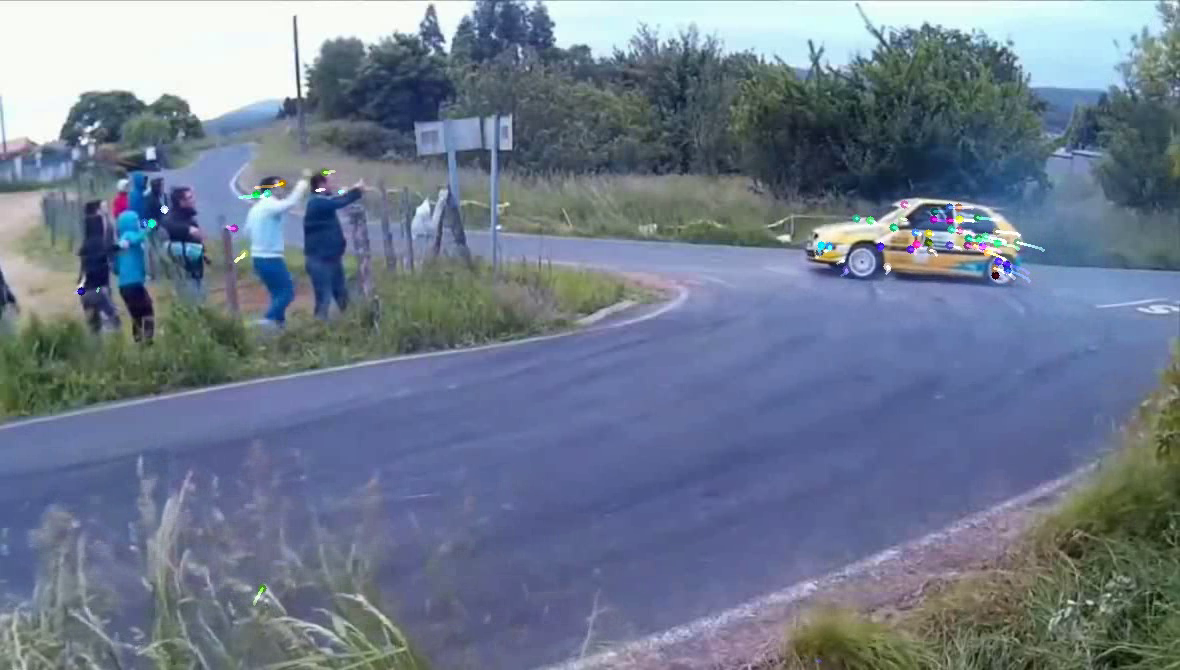
#> input picture frame 6 of workshop3/output2.avi, 1180 x 670 px, given in place of rally.avi, which was not available
$ python workshop3.py   (older library calls are emulated)
#> lines starting #> are read from the running program, lines starting #| are printed output that depends on the picture; pictures that were not available may be replaced by others from this repository, and a replacement may not be noted
import numpy as np
import cv2.cv2
import matplotlib.pyplot as plt


# [83 lines left out: functions orb_stitcher, allign_sizes, stitching_demo, not called in this run]


def of_demo():
    pixels_cut = 50
    pixels_cut_left = 100

    cap = cv2.VideoCapture('rally.avi')
    # cap = cv2.VideoCapture('input.mp4')

    fourcc = cv2.VideoWriter_fourcc(*'XVID')

    # params for ShiTomasi corner detection
    feature_params = dict(maxCorners=1000,
                          qualityLevel=0.2,
                          minDistance=7,
                          blockSize=7)

    # Parameters for lucas kanade optical flow
    lk_params = dict(winSize=(35, 35),
                     maxLevel=4,
                     criteria=(cv2.TERM_CRITERIA_EPS | cv2.TERM_CRITERIA_COUNT, 10, 0.03))

    # Create some random colors
    color = np.random.randint(0, 255, (1000, 3))

    # Take first frame and find corners in it

    ret, old_frame = cap.read()
#> old_frame is the input picture: shape (670, 1180, 3); mean B, G, R 141.9, 122.5, 110.5
    old_frame = old_frame[:-pixels_cut, pixels_cut_left:, :]
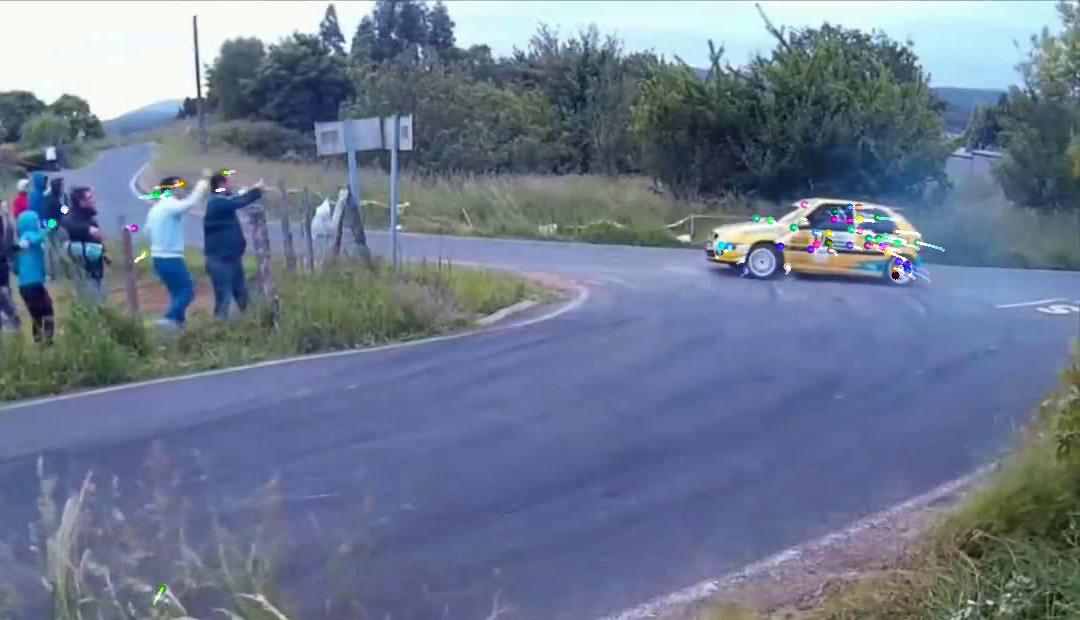
#> old_frame: shape (620, 1080, 3); mean B, G, R 143.5, 121.4, 108.4
    out = cv2.VideoWriter('output2.avi', fourcc, 30.0, (old_frame.shape[1], old_frame.shape[0]))

    old_gray = cv2.cvtColor(old_frame, cv2.COLOR_BGR2GRAY)
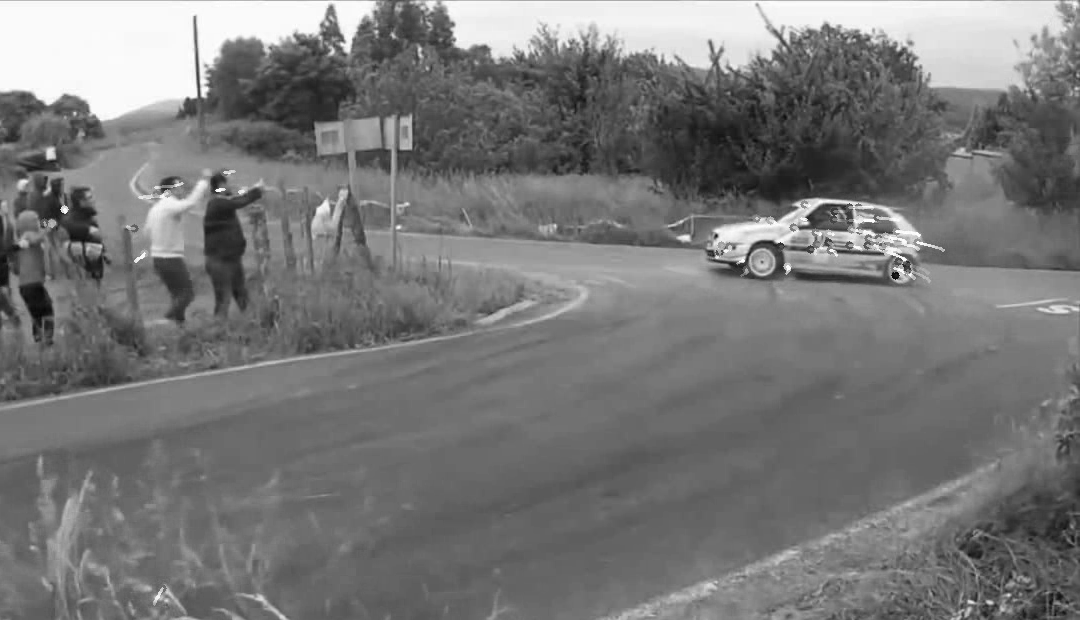
#> old_gray: shape (620, 1080); min 5, max 255, mean 120
    p0 = cv2.goodFeaturesToTrack(old_gray, mask=None, **feature_params)
#> p0 = 89 rows, first 8: [64, 210], [896, 276], [904, 262], [806, 216], [743, 260], [213, 190], [716, 235], [855, 207]

    # Create a mask image for drawing purposes
    mask = np.zeros_like(old_frame)
    frno = 0
    restart = False
    while (1):
        frno += 1
        ret, frame = cap.read()
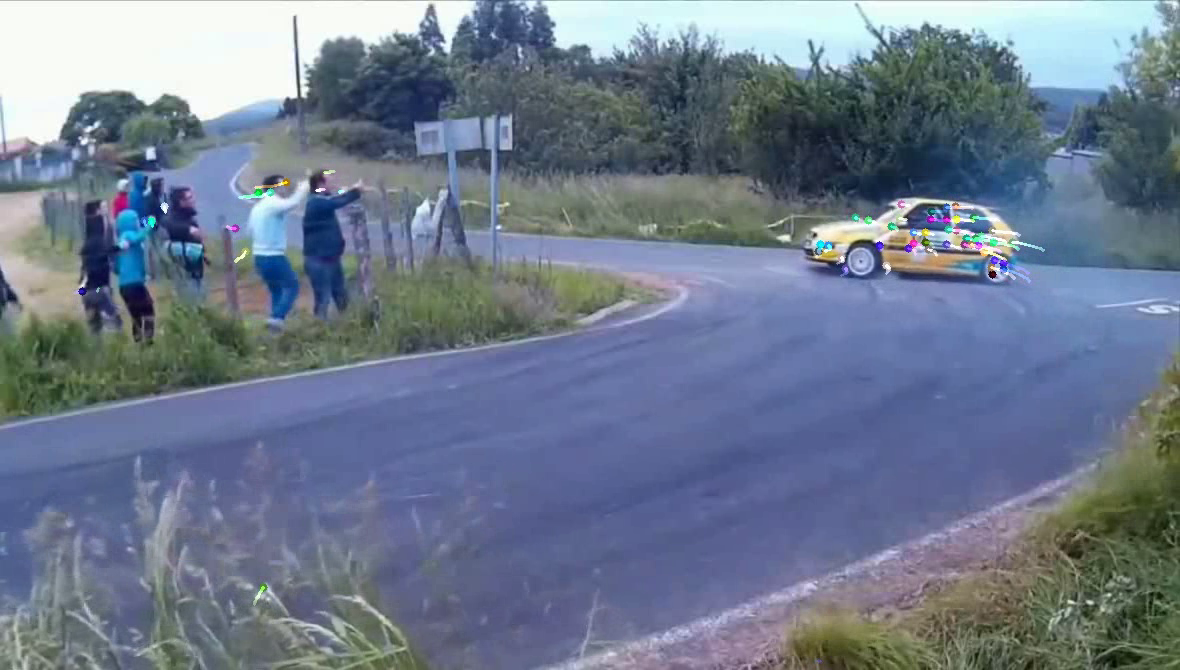
#> input picture frame 7 of workshop3/output2.avi, 1180 x 670 px, given in place of rally.avi, which was not available
#> frame is the input picture: shape (670, 1180, 3); mean B, G, R 141.9, 122.6, 110.5
        frame = frame[:-pixels_cut, pixels_cut_left:, :]
#> frame: shape (620, 1080, 3)
        if ret and frno < 70:

            frame_gray = cv2.cvtColor(frame, cv2.COLOR_BGR2GRAY)
            if restart:
                p0 = cv2.goodFeaturesToTrack(old_gray, mask=None, **feature_params)
                restart = False
            # calculate optical flow
            p1, st, err = cv2.calcOpticalFlowPyrLK(old_gray, frame_gray, p0, None, **lk_params)
#> p1 = 89 rows, first 8: [63.91, 207.7], [892.7, 274.8], [900.8, 260.9], [803.9, 215.5], [742.2, 259.3], [213, 190.1], [714.9, 234.1], [852.1, 206.8]; st = 89 values from 1 to 1; err = 89 values, max 16.8 at index 2, min 0 at index 72, mean 6.32
            successful = (st == 1)
            if np.sum(successful) == 0:
                restart = True
            # Select good points
            good_new = p1[successful]
#> good_new = 89 pairs, first value 47.75 to 1055.1, second value 4.92 to 603
            good_old = p0[successful]
#> good_old = 89 pairs, first value 48 to 1055, second value 5 to 603

            # draw the tracks
            count_of_moved = 0
            for i, (new, old) in enumerate(zip(good_new, good_old)):
                a, b = new.ravel()
                c, d = old.ravel()
                velocity = np.sqrt((a - c) ** 2 + (b - d) ** 2)
                if velocity > 1:
                    mask = cv2.line(mask, (a, b), (c, d), color[i].tolist(), 2)
                    frame = cv2.circle(frame, (a, b), 4, color[i].tolist(), -1)
                    count_of_moved += 1
#> this loop made 89 passes
#> (a, b, c, d, velocity) on passes 1 to 12: (63.91, 207.7, 64, 210, 2.3), (892.7, 274.8, 896, 276, 3.5), (900.8, 260.9, 904, 262, 3.4), (803.9, 215.5, 806, 216, 2.14), (742.2, 259.3, 743, 260, 1.06), (213, 190.1, 213, 190, 0.135), (714.9, 234.1, 716, 235, 1.41), (852.1, 206.8, 855, 207, 2.93), (715.1, 254.1, 716, 255, 1.28), (903.8, 269.8, 907, 271, 3.46), (723.1, 250.2, 724, 251, 1.21), (872.1, 218.7, 875, 219, 2.87)
#> pass 1, in of_demo, `frame = cv2.circle(frame, (a, b), 4, color[i].tolist(), -1)`:
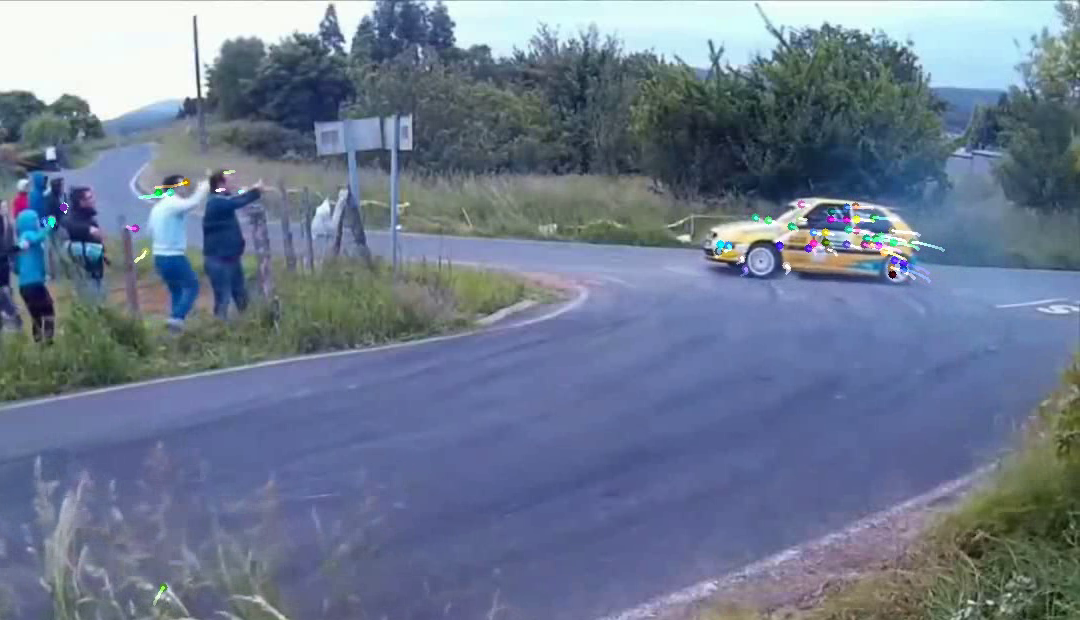
#> frame: shape (620, 1080, 3); mean B, G, R 143.5, 121.4, 108.3
#> after the loop:
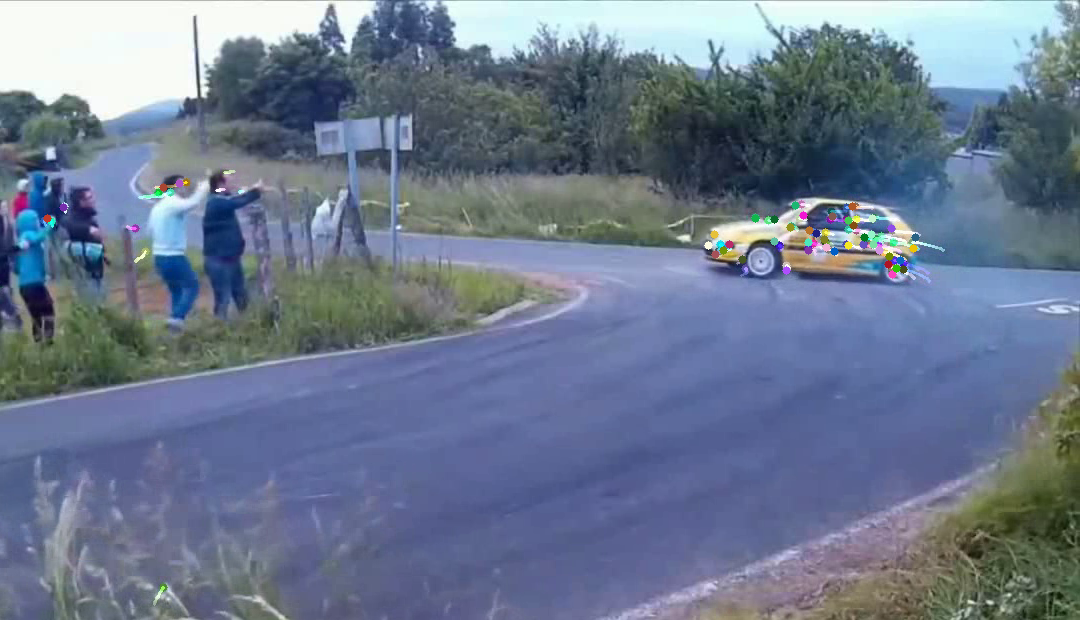
#> frame: shape (620, 1080, 3); mean B, G, R 143.3, 121.3, 108.3
#> after the loop:
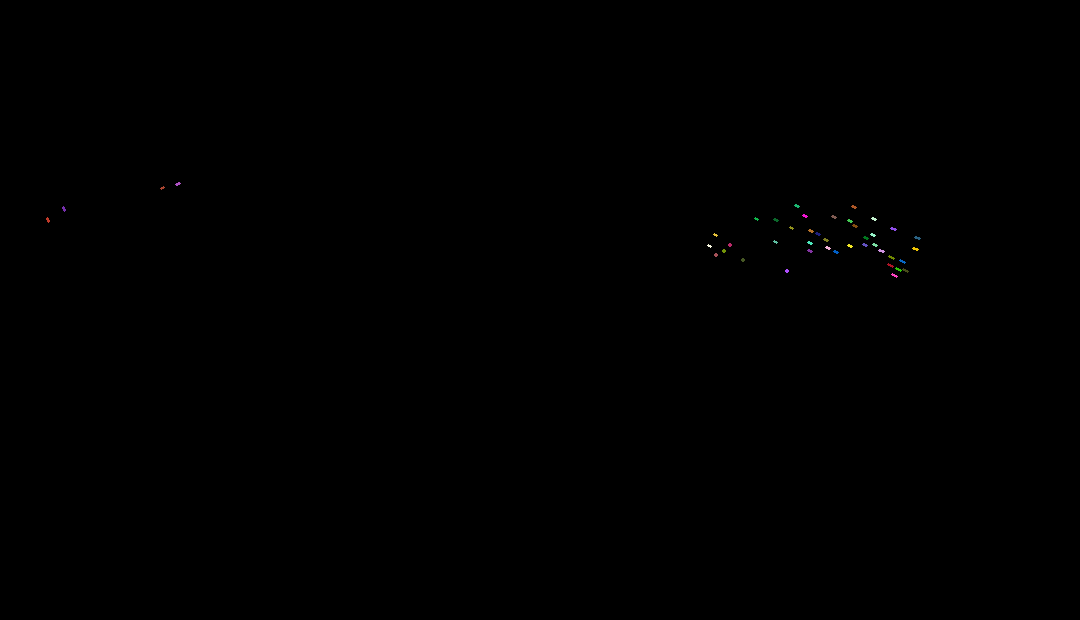
#> mask: shape (620, 1080, 3); mean of channels 0, 1, 2 0.1, 0.1, 0.1; drawn as B, G, R
#> after the loop, count_of_moved = 44


            # mask_of_mask = cv2.inRange(mask, (0, 0, 0), (3, 3, 3))/255
            # frame = frame*(np.expand_dims(mask_of_mask.astype(np.uint8),axis=2))
            img = cv2.add(frame, mask)

            mask = np.round(mask.astype(np.float) / 1.1).astype(np.uint8)

            cv2.imshow('frame', img)

            k = cv2.waitKey(30) & 0xff
#> (key Esc is pressed here)
            if k == 27:
                break

            # Now update the previous frame and previous points
            old_gray = frame_gray.copy()
            p0 = good_new.reshape(-1, 1, 2)
            out.write(img)
        else:
            break

    cv2.destroyAllWindows()
    cap.release()
    out.release()


# [77 lines left out: function dense_of_demo, not called in this run]

if __name__ == '__main__':
    of_demo()
    # dense_of_demo()
    # stitching_demo()
